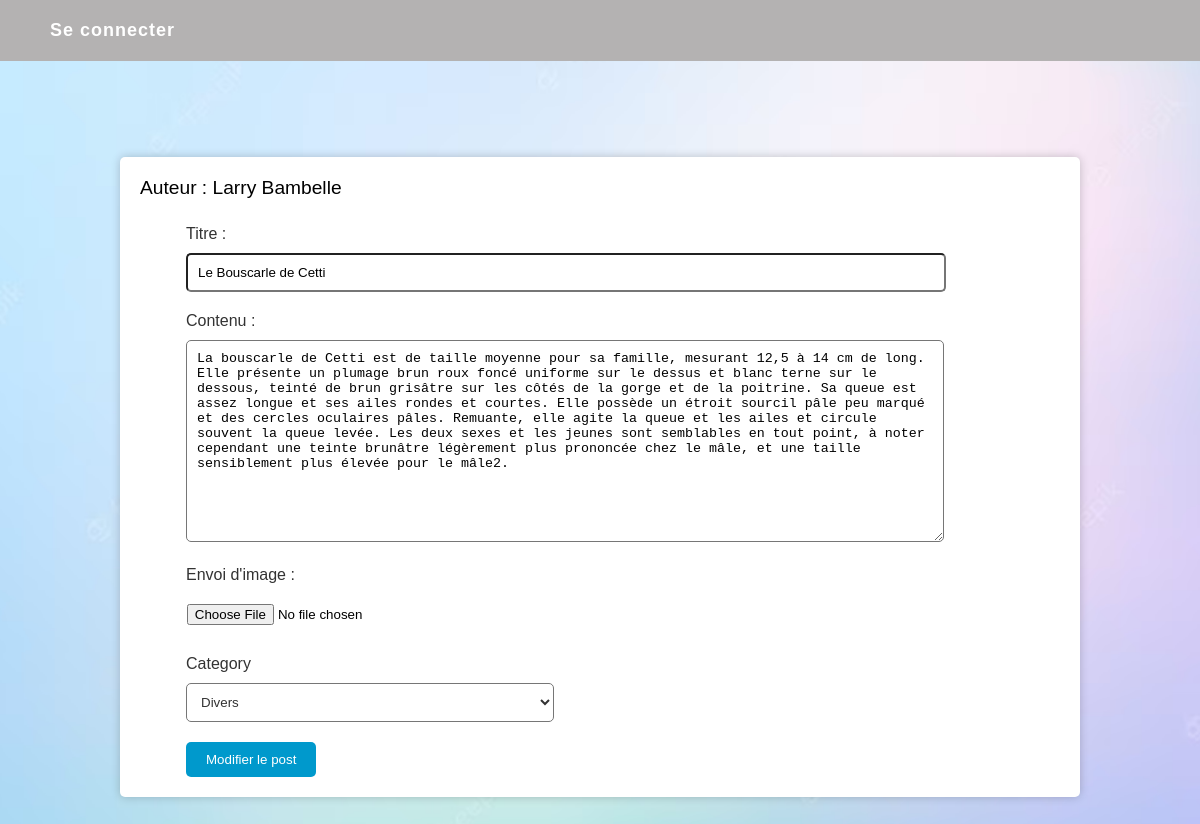
The page /ProjetBlog/FRONT/modifier.php?id=80 on the database its author committed.
### tables this page shows
CREATE TABLE `author` (
  `Id` tinyint(3) UNSIGNED NOT NULL,
  `FirstName` varchar(50) NOT NULL,
  `LastName` varchar(50) NOT NULL,
  `username` varchar(30) NOT NULL,
  `password` varchar(255) NOT NULL
);

CREATE TABLE `post` (
  `Id` smallint(5) UNSIGNED NOT NULL,
  `Title` varchar(100) NOT NULL,
  `Contents` text NOT NULL,
  `CreationTimestamp` datetime NOT NULL,
  `Author_Id` tinyint(3) UNSIGNED DEFAULT NULL,
  `Category_Id` tinyint(3) UNSIGNED DEFAULT NULL,
  `Modifié` int(11) NOT NULL,
  `image_name` text
);

### projetblog/FRONT/modifier.php (the view, shortened to what this page needs)
<?php
require('..\BACK\connexion.php');
?>
<!DOCTYPE html>
<html lang="en">
<head>
    <link rel="stylesheet" href="CSS\style.css">
</head>
<header>
<ul class="nav">
    <?php
        if($_SESSION != null){
          echo '<li><a href="http://localhost/projetblog/FRONT/acceuil.php">Accueil</a></li>
          <li><a href="../BACK/logout.php">Déconnexion</a></li>';
        }else{
          echo '<li> <a href="login.php">Se connecter</a>';
        }
    ?>
</header>
<body>
<?php
    if(isset($_GET['id'])){
        $post_id = intval($_GET['id']);
    }?>
<?php
$sql = "SELECT * FROM post WHERE Id = $post_id";
$result = $conn->query($sql);
if ($result->num_rows > 0) {
    $row = $result->fetch_assoc();
    $sqlId = "SELECT * FROM author WHERE Id = '{$row['Author_Id']}'";
    $resultId = $conn->query($sqlId);
    if ($resultId->num_rows > 0) {
        $rowId = $resultId->fetch_assoc();
        echo '<div class="modifierPost">';
        echo '<form method="POST" action="../BACK/modifierPost.php?id=' . $post_id . '" enctype="multipart/form-data">';
        echo '<h4>Auteur : ' . $rowId['FirstName'] . ' ' . $rowId['LastName'] . '</h4>';
        echo '<label for="titre">Titre :</label>';
        echo '<input type="text" name="titre" id="titre" value="' . $row['Title'] . '" required>';
        echo '<br>';
        echo '<label for="contenu">Contenu :</label>';
        echo '<textarea name="contenu" id="contenu" rows="12" required>' . $row['Contents'] . '</textarea>';
        echo '<br>';
        ?>
        <label for="image">Envoi d'image : </label>
        <input type="file" name="image" id="image">
        <label for="contenu">Category</label>
        <select name="category" id="category">
        <?php
            $sql = "SELECT * FROM category";
            $result = $conn->query($sql);
            if($result->num_rows > 0){
                while($row = $result->fetch_assoc()){
                    echo '<option value='. $row['Id']. '>'.$row['Name'].'</option>';
                };
            }
        ?>
        </select>
        <br>
        <?php
        echo '<button type="submit">Modifier le post</button>';
        echo '</form>';
        echo '</div>';
    } else {
        echo "L'auteur du post n'existe pas.";
    }
} else {
    echo "Le post n'existe pas.";
}
?>
</body>
</html>

### projetblog/FRONT/CSS/style.css (style rules this page uses)
body { font-family: Arial, sans-serif; margin: 0; background-image: url("cool.avif"); background-repeat: no-repeat; background-position: center center; background-size: cover; }
header { background-color: #b4b2b2; color: white; padding: 20px; display: flex; justify-content: space-between; align-items: center; max-width: 100%; margin: 0 auto; }
.nav { display: flex; flex-direction: row; margin: 0; padding: 0; list-style: none; }
.nav li { margin-left: 20px; }
.nav a { color: #fff; text-decoration: none; font-weight: bold; letter-spacing: 1px; font-size: 18px; padding: 10px; border-radius: 5px; transition: background-color 0.3s ease; }
li > a { text-decoration:none; list-style-type: none; }
.modifierPost { width: 80%; margin: 8% auto; }
.modifierPost form { background-color: #fff; padding: 20px; border-radius: 5px; box-shadow: 0 0 10px rgba(0, 0, 0, 0.2); }
.modifierPost h4 { margin-top: 0; font-size: 1.2rem; font-weight: normal; }
.modifierPost label { display: block; margin-bottom: 10px; color: #333; margin-left: 5%; }
.modifierPost input[type=text], .modifierPost textarea { width:80%; margin: auto; padding: 10px; margin-bottom: 20px; margin-left: 5%; border-radius: 5px; }
.modifierPost #image { width:80%; margin: auto; padding: 10px; margin-bottom: 20px; margin-left: 4%; border-radius: 5px; }
.modifierPost select { width: 40%; margin: auto; margin-left: 5%; padding: 10px; margin-bottom: 20px; border-radius: 5px; color: #333; background-color: #fff; }
.modifierPost button[type=submit] { background-color: #0099cc; margin-left: 5%; color: #fff; padding: 10px 20px; border: none; border-radius: 5px; cursor: pointer; transition: background-color 0.3s ease; }

### rows shown on the page
author: FirstName "Larry", LastName "Bambelle"
post: titre "Le Bouscarle de Cetti", contenu "La bouscarle de Cetti est de taille moyenne pour sa famille, mesurant 12,5 à 14 cm de long. Elle présente un plumage brun roux foncé uniforme sur le dessus et blanc terne sur le dessous, teinté de brun grisâtre sur les côtés de la gorge et de la poitrine. Sa queue est assez longue et ses ailes rondes et courtes. Elle possède un étroit sourcil pâle peu marqué et des cercles oculaires pâles. Remuante, elle agite la queue et les ailes et circule souvent la queue levée. Les deux sexes et les jeunes sont semblables en tout point, à noter cependant une teinte brunâtre légèrement plus prononcée chez le mâle, et une taille sensiblement plus élevée pour le mâle2."

### other values the page prints
form field category "Divers"
